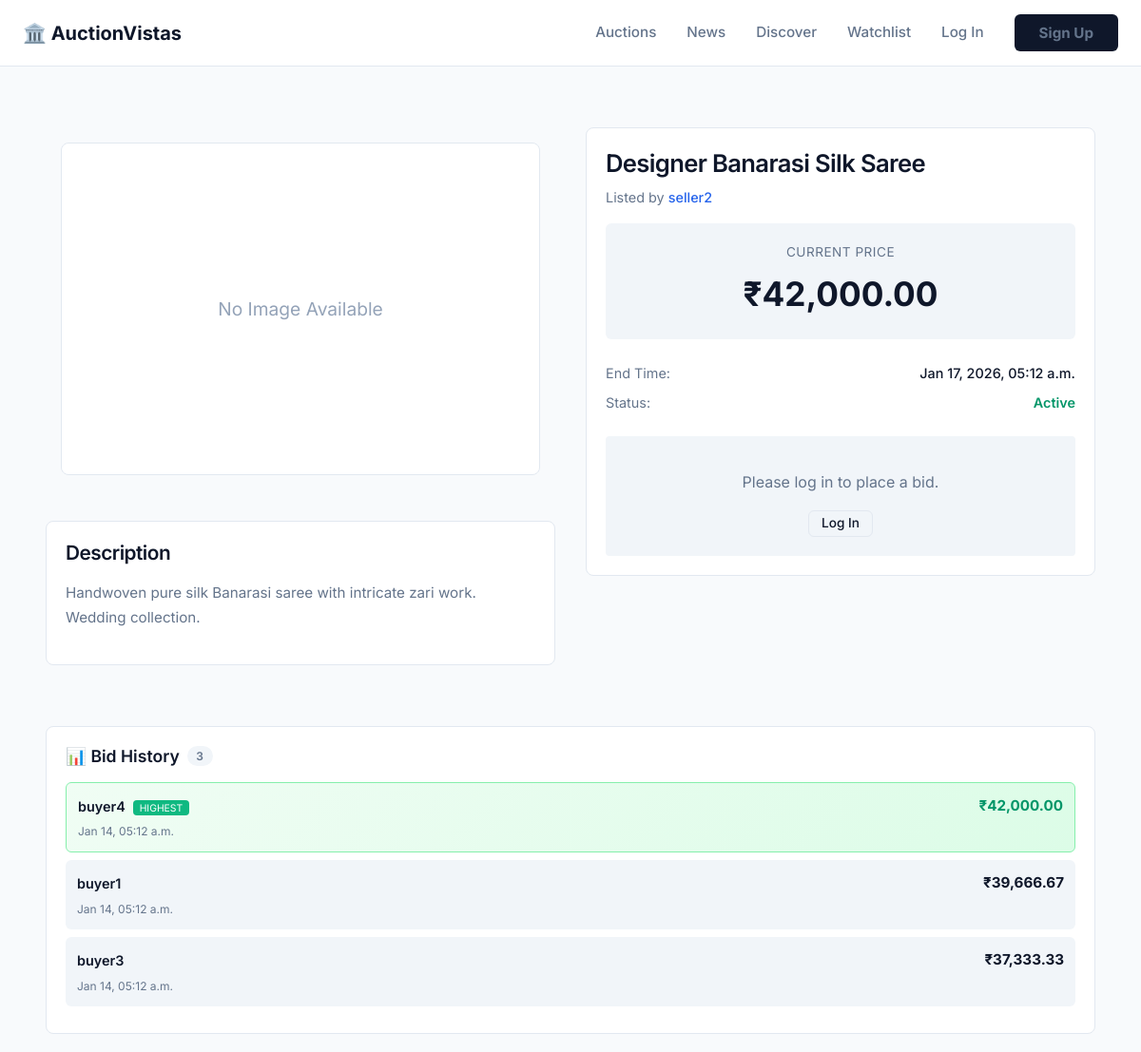
The page /auctions/place-bid/8/ (upper part) on the database as committed earlier.
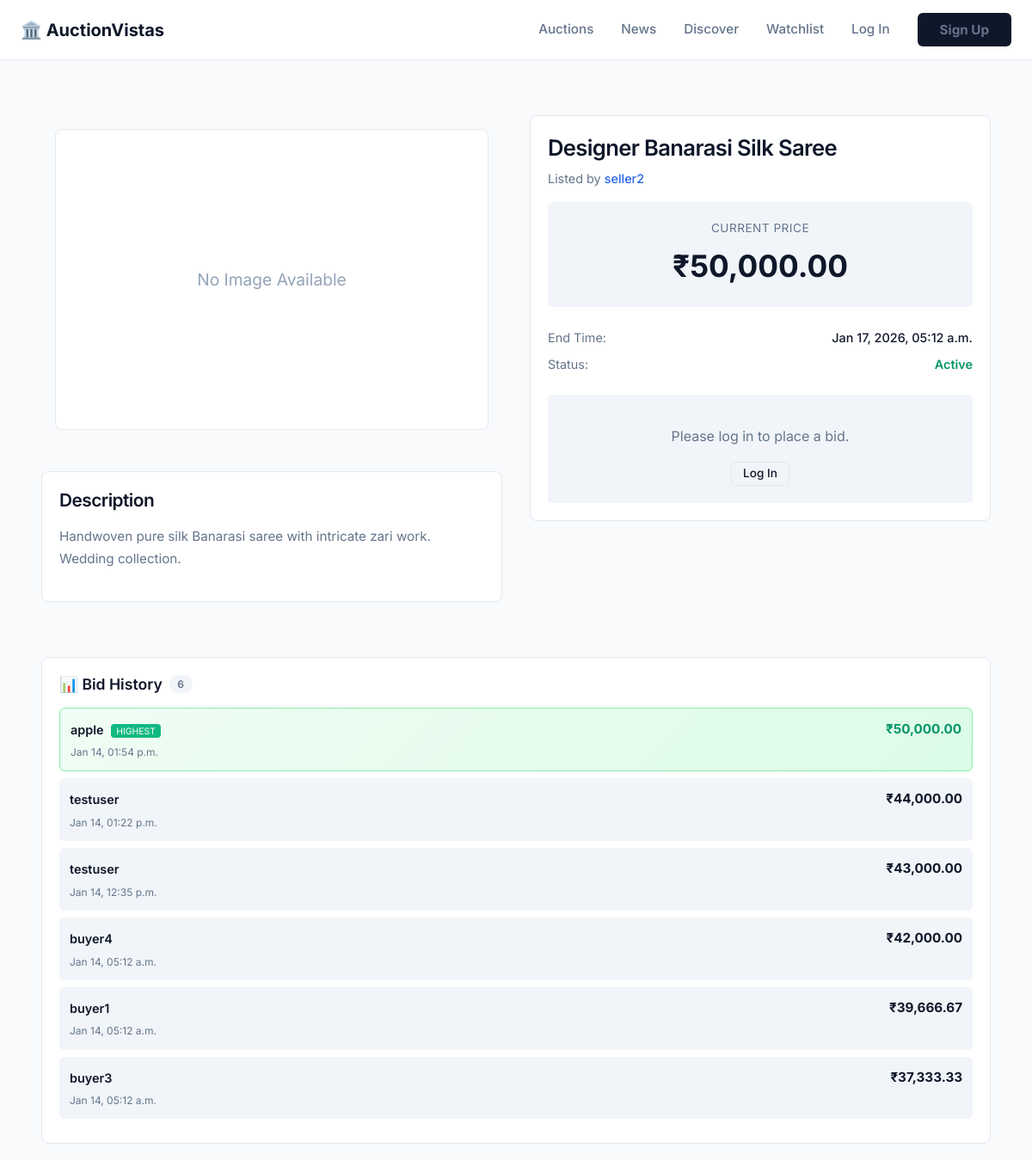
The same page on the database as committed later.
### auctions/models.py (models this page shows, shortened)
class Auction(models.Model):
    title = models.CharField(max_length=255)
    description = models.TextField()
    starting_price = models.DecimalField(max_digits=20, decimal_places=2)
    current_price = models.DecimalField(max_digits=20, decimal_places=2, default=0)
    end_time = models.DateTimeField()
    owner = models.ForeignKey(User, on_delete=models.CASCADE, related_name='auctions')
    is_active = models.BooleanField(default=True)
    created_at = models.DateTimeField(auto_now_add=True)
    image = models.ImageField(upload_to='auction_images/', null=True, blank=True)
    category = models.ForeignKey(
        Category,
        on_delete=models.SET_NULL,
        null=True,
        blank=True,
        related_name='auctions'
    )
    is_featured = models.BooleanField(default=False)
    featured_order = models.IntegerField(default=0)
    banner_image = models.ImageField(upload_to='auction_banners/', null=True, blank=True)
    view_count = models.PositiveIntegerField(default=0)

class Bid(models.Model):
    auction = models.ForeignKey(Auction, on_delete=models.CASCADE, related_name='bids')
    user = models.ForeignKey(User, on_delete=models.CASCADE, related_name='bids')
    amount = models.DecimalField(max_digits=20, decimal_places=2)
    timestamp = models.DateTimeField(auto_now_add=True)
    ip_address = models.GenericIPAddressField(null=True, blank=True)
    user_agent = models.CharField(max_length=500, blank=True)
    class Meta:
        ordering = ['-amount', '-timestamp']

### users/models.py (models this page shows)
class User(AbstractUser):
    pass

### auctions/views.py (the view, shortened to what this page needs)
# urls.py: path('<int:auction_id>/', views.auction_detail, name='auction_detail'),
@rate_limit_bids
def auction_detail(request, auction_id):
    auction = get_object_or_404(Auction, id=auction_id)
    Auction.objects.filter(id=auction_id).update(view_count=F('view_count') + 1)
    bids = auction.bids.order_by('-timestamp')
    reviews = []
    gallery_images = auction.images.all()
    has_bid = False
    already_reviewed = False
    is_winner = False
    has_payment_proof = False
    in_watchlist = False
    has_invoice = False
    invoice_id = None
    watchlist_ids = []
    if request.method == 'POST':
        if not request.user.is_authenticated:
            messages.error(request, 'You must be logged in to bid.')
            return redirect('login')
        form = BidForm(request.POST)
        if form.is_valid():
            amount = form.cleaned_data['amount']
            try:
                validate_bid(request.user, auction, amount)
            except ValidationError as e:
                messages.error(request, str(e.message))
                return redirect('auction_detail', auction_id=auction.id)
            previous_highest_bid = auction.bids.order_by('-amount', '-timestamp').first()
            Bid.objects.create(
                auction=auction,
                user=request.user,
                amount=amount,
                ip_address=get_client_ip(request),
                user_agent=request.META.get('HTTP_USER_AGENT', '')[:500]
            )
            auction.current_price = amount
            auction.save()
            extended = apply_anti_sniping(auction)
            if extended:
                messages.info(request, f'Auction extended by {auction.anti_sniping.extension_minutes} minutes due to late bid.')
            broadcast_auction_update(
                auction.id,
                {
                    "current_price": str(auction.current_price),
                    "highest_bidder": auction.highest_bid.user.username if auction.highest_bid else None,
                    "end_time": auction.end_time.isoformat() if extended else None,
                }
            )
            if previous_highest_bid and previous_highest_bid.user != request.user:
                send_outbid_email(previous_highest_bid.user, auction)
                send_outbid_notification(previous_highest_bid.user, auction)
            messages.success(request, 'Bid placed successfully!')
            return redirect('auction_detail', auction_id=auction.id)
    else:
        form = BidForm()
    return render(request, 'auctions/auction_detail.html', {
        'auction': auction,
        'bids': bids,
        'form': form,
        'reviews': reviews,
        'gallery_images': gallery_images,
        'has_bid': has_bid,
        'already_reviewed': already_reviewed,
        'is_winner': is_winner,
        'has_payment_proof': has_payment_proof,
        'in_watchlist': in_watchlist,
        'has_invoice': has_invoice,
        'invoice_id': invoice_id,
        'watchlist_ids':  watchlist_ids,
        'status': get_auction_status(auction),
        'reserve_status': reserve_status(auction),
        'seller_reputation': get_reputation(auction.owner),
        'countdown_seconds': (auction.end_time - timezone.now()).total_seconds(),
        'now': timezone.now()
    })

### auction_status/utils.py (called while the page is built)
def get_auction_status(auction):
    now = timezone.now()
    if hasattr(auction, "schedule"):
        if now < auction.schedule.start_time:
            return "UPCOMING"
    if auction.is_active and now < auction.end_time:
        return "LIVE"
    return "ENDED"

### auctions/templatetags/indian_format.py (called while the page is built)
def indian_currency(value):
    try:
        value = float(value)
    except (ValueError, TypeError):
        return value
    s = str(int(value))
    if len(s) > 3:
        last3 = s[-3:]
        rest = s[:-3]
        rest = ','.join([rest[max(i-2,0):i] for i in range(len(rest), 0, -2)][::-1]).lstrip(',')
        formatted = rest + ',' + last3
    else:
        formatted = s
    decimals = f"{value:.2f}".split('.')[-1]
    return f"{formatted}.{decimals}"

### bid_protection/rate_limiting.py (called while the page is built)
def get_client_ip(request):
    x_forwarded_for = request.META.get('HTTP_X_FORWARDED_FOR')
    if x_forwarded_for:
        return x_forwarded_for.split(',')[0].strip()
    return request.META.get('REMOTE_ADDR', 'unknown')

    @classmethod
    def get_key(cls, identifier, endpoint):
        return f"{endpoint}:{identifier}"

### reserve_price/utils.py (called while the page is built)
def reserve_status(auction):
    if not hasattr(auction, "reserve"):
        return None
    return "MET" if auction.reserve.is_met() else "NOT_MET"

### auctions/templates/auctions/auction_detail.html (shortened to what the changed rows need)
{% extends 'base.html' %}
{% load indian_format %}
{% load static %}
{% block content %}
<div class="container" style="padding-top: 2rem;">
  <div class="auction-grid" style="display: grid; grid-template-columns: 3fr 3fr 2fr; gap: 2rem;">
    <div class="auction-col-left">
      <div class="card" style="margin-bottom: 2rem;">
        <div class="card-body">
          <h2 style="font-size: 1.3rem; margin-bottom: 1rem;">Description</h2>
          <div style="line-height: 1.7; color: var(--text-secondary); font-size: 0.95rem;">
            {{ auction.description|linebreaks }}
          </div>
        </div>
      </div>
    </div>
    <div class="auction-col-middle">
      <div class="card bidding-card" style="position: sticky; top: var(--header-height);">
        <div class="card-body">
          <h1 style="font-size: 1.6rem; margin-bottom: 0.5rem; line-height: 1.3;">{{ auction.title }}</h1>
          <div style="color: var(--text-secondary); margin-bottom: 1rem; font-size: 0.9rem;">
            Listed by <a href="#" style="font-weight: 500;">{{ auction.owner.username }}</a>
          </div>
          <div
            style="background-color: var(--bg-secondary); padding: 1.25rem; border-radius: var(--radius-md); text-align: center; margin-bottom: 1.5rem;">
            <div
              style="font-size: 0.85rem; color: var(--text-secondary); text-transform: uppercase; letter-spacing: 0.5px; margin-bottom: 0.25rem;">
              Current Price</div>
            <div style="font-size: 2.2rem; font-weight: 700; color: var(--text-main);">
              ₹{{ auction.current_price|indian_format }}
            </div>
          </div>
          <div style="margin-bottom: 1.5rem;">
            <div style="display: flex; justify-content: space-between; margin-bottom: 0.5rem; font-size: 0.9rem;">
              <span style="color: var(--text-secondary);">End Time:</span>
              <span style="font-weight: 500;">{{ auction.end_time|date:"M d, Y, h:i a" }}</span>
            </div>
            <div style="display: flex; justify-content: space-between; margin-bottom: 0.5rem; font-size: 0.9rem;">
            </div>
          </div>
          {% if user.is_authenticated %}
          {% if auction.is_active %}
          {% if user == auction.seller %}
          <div class="alert"
            style="background-color: var(--bg-secondary); color: var(--text-secondary); padding: 1rem; border-radius: 4px; text-align: center;">
            You are the seller of this item.
          </div>
          {% else %}
          <form method="post" action="{% url 'place_bid' auction.id %}">
            {% csrf_token %}
            <div class="form-group">
              <label for="bid_amount" style="font-size: 0.9rem;">
                Your Bid (Min ₹{{ min_bid_amount|indian_format }})
              </label>
              <div style="display: flex; gap: 0.5rem;">
                <span
                  style="padding: 0.65rem; background: var(--bg-secondary); border: 1px solid var(--border-color); border-radius: var(--radius-md); border-right: 0; border-top-right-radius: 0; border-bottom-right-radius: 0; display: flex; align-items: center;">₹</span>
                <input type="number" name="amount" id="bid_amount" step="0.01" min="{{ min_bid_amount }}" required
                  value="{{ min_bid_amount }}" style="border-top-left-radius: 0; border-bottom-left-radius: 0;">
              </div>
            </div>
            <button type="submit" class="btn btn-primary" style="width: 100%; padding: 0.85rem; font-size: 1rem;">Place
              Bid</button>
          </form>
          {% endif %}
          {% else %}
          <div class="alert"
            style="background-color: var(--bg-secondary); padding: 1rem; border-radius: 4px; text-align: center; font-weight: 500;">
            This auction has ended.
            {% if auction.highest_bid %}
            <div style="margin-top: 0.5rem; color: var(--success-color);">
              Winner: {{ auction.highest_bid.user.username }}
            </div>
            {% endif %}
          </div>
          {% if is_winner %}
          <div style="margin-top: 1rem;">
            {% if has_invoice %}
            <a href="{% url 'invoice_view' auction.id %}" class="btn btn-primary"
              style="width: 100%; padding: 0.75rem; margin-bottom: 0.5rem;">
              📄 View Invoice
            </a>
            <a href="{% url 'pay_invoice' invoice_id %}" class="btn btn-success"
              style="width: 100%; padding: 0.75rem; background: var(--success-color); border-color: var(--success-color);">
              💳 Pay Now
            </a>
            {% else %}
            <a href="{% url 'winner_checkout' auction.id %}" class="btn btn-primary"
              style="width: 100%; padding: 0.75rem;">
              🏆 Proceed to Checkout
            </a>
            {% endif %}
          </div>
          {% endif %}
          {% endif %}
          {% else %}
          <div class="alert"
            style="background-color: var(--bg-secondary); padding: 1.25rem; border-radius: 4px; text-align: center;">
            <p style="margin-bottom: 1rem;">Please log in to place a bid.</p>
            <a href="{% url 'login' %}?next={{ request.path }}" class="btn btn-outline btn-sm">Log In</a>
          </div>
          {% endif %}
        </div>
      </div>
    </div>
    <div class="auction-col-right">
      <div class="card" style="position: sticky; top: var(--header-height);">
        <div class="card-body">
          <h3 style="font-size: 1.1rem; margin-bottom: 1rem; display: flex; align-items: center; gap: 0.5rem;">
            📊 Bid History
            {% if bids %}
            <span
              style="background: var(--bg-secondary); color: var(--text-secondary); font-size: 0.75rem; padding: 0.2rem 0.6rem; border-radius: 12px;">
              {{ bids|length }}
            </span>
            {% endif %}
          </h3>
          {% if bids %}
          <div style="max-height: 500px; overflow-y: auto;">
            <ul style="list-style: none; padding: 0; margin: 0;">
              {% for bid in bids %}
              <li
                style="padding: 0.75rem; margin-bottom: 0.5rem; background: {% if forloop.first %}linear-gradient(135deg, #f0fdf4 0%, #dcfce7 100%){% else %}var(--bg-secondary){% endif %}; border-radius: var(--radius-md); {% if forloop.first %}border: 1px solid #86efac;{% endif %}">
                <div style="display: flex; justify-content: space-between; align-items: flex-start;">
                  <div>
                    <span style="font-weight: 600; color: var(--text-main); font-size: 0.9rem;">
                      {{ bid.user.username }}
                    </span>
                    {% if forloop.first %}
                    <span
                      style="background: #10b981; color: white; font-size: 0.65rem; padding: 0.1rem 0.4rem; border-radius: 4px; margin-left: 0.3rem;">HIGHEST</span>
                    {% endif %}
                  </div>
                  <div
                    style="font-weight: 700; color: {% if forloop.first %}#059669{% else %}var(--text-main){% endif %}; font-size: 0.95rem;">
                    ₹{{ bid.amount|indian_format }}</div>
                </div>
                <div style="font-size: 0.75rem; color: var(--text-secondary); margin-top: 0.25rem;">
                  {{ bid.timestamp|date:"M d, h:i a" }}
                </div>
              </li>
              {% endfor %}
            </ul>
          </div>
          {% else %}
          <div style="text-align: center; padding: 2rem 1rem; color: var(--text-secondary);">
            <div style="font-size: 2rem; margin-bottom: 0.5rem;">🏷️</div>
            <p style="margin: 0; font-size: 0.9rem;">No bids yet.</p>
            <p style="margin: 0.5rem 0 0; font-size: 0.8rem;">Be the first to bid!</p>
          </div>
          {% endif %}
        </div>
      </div>
    </div>
  </div>
</div>
{% endblock %}

Rows that differ between the two databases and show on the page:
changed Auction "Designer Banarasi Silk Saree": current_price|indian_format "42,000.00" → "50,000.00"
added Bid: user.username "apple", shows "HIGHEST", amount|indian_format "50,000.00", timestamp "Jan 14, 01:54 p.m."
added Bid: user.username "testuser", amount|indian_format "44,000.00", timestamp "Jan 14, 01:22 p.m."
added Bid: user.username "testuser", amount|indian_format "43,000.00", timestamp "Jan 14, 12:35 p.m."
shown differently, row unchanged: Bid "buyer4": no longer shows "HIGHEST"
Other text that changed with them:
{{ bids|length }}: "3" → "6"
